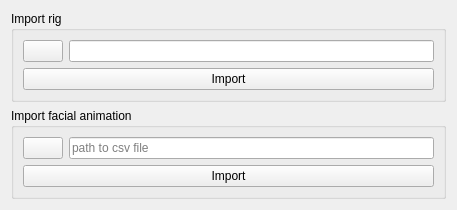
<?xml version="1.0" encoding="UTF-8"?>
<ui version="4.0">
 <class>Form</class>
 <widget class="QWidget" name="Form">
  <property name="geometry">
   <rect>
    <x>0</x>
    <y>0</y>
    <width>457</width>
    <height>196</height>
   </rect>
  </property>
  <property name="windowTitle">
   <string>MetaHumanFacialImporter</string>
  </property>
  <layout class="QVBoxLayout" name="verticalLayout">
   <item>
    <widget class="QGroupBox" name="groupBox_2">
     <property name="title">
      <string>Import rig</string>
     </property>
     <layout class="QVBoxLayout" name="verticalLayout_3">
      <item>
       <layout class="QHBoxLayout" name="horizontalLayout_2">
        <item>
         <widget class="QPushButton" name="btn_dna_dialog">
          <property name="text">
           <string/>
          </property>
         </widget>
        </item>
        <item>
         <widget class="QLineEdit" name="lineEdit_dna_dialog"/>
        </item>
       </layout>
      </item>
      <item>
       <widget class="QPushButton" name="btn_import_dna">
        <property name="text">
         <string>Import</string>
        </property>
       </widget>
      </item>
     </layout>
    </widget>
   </item>
   <item>
    <widget class="QGroupBox" name="groupBox">
     <property name="title">
      <string>Import facial animation</string>
     </property>
     <layout class="QVBoxLayout" name="verticalLayout_2">
      <item>
       <layout class="QHBoxLayout" name="horizontalLayout">
        <item>
         <widget class="QPushButton" name="btn_csv_dialog">
          <property name="text">
           <string/>
          </property>
         </widget>
        </item>
        <item>
         <widget class="QLineEdit" name="lineEdit_csv_dialog">
          <property name="placeholderText">
           <string>path to csv file</string>
          </property>
         </widget>
        </item>
       </layout>
      </item>
      <item>
       <widget class="QPushButton" name="btn_import_csv">
        <property name="text">
         <string>Import</string>
        </property>
       </widget>
      </item>
     </layout>
    </widget>
   </item>
  </layout>
 </widget>
 <resources/>
 <connections/>
</ui>
